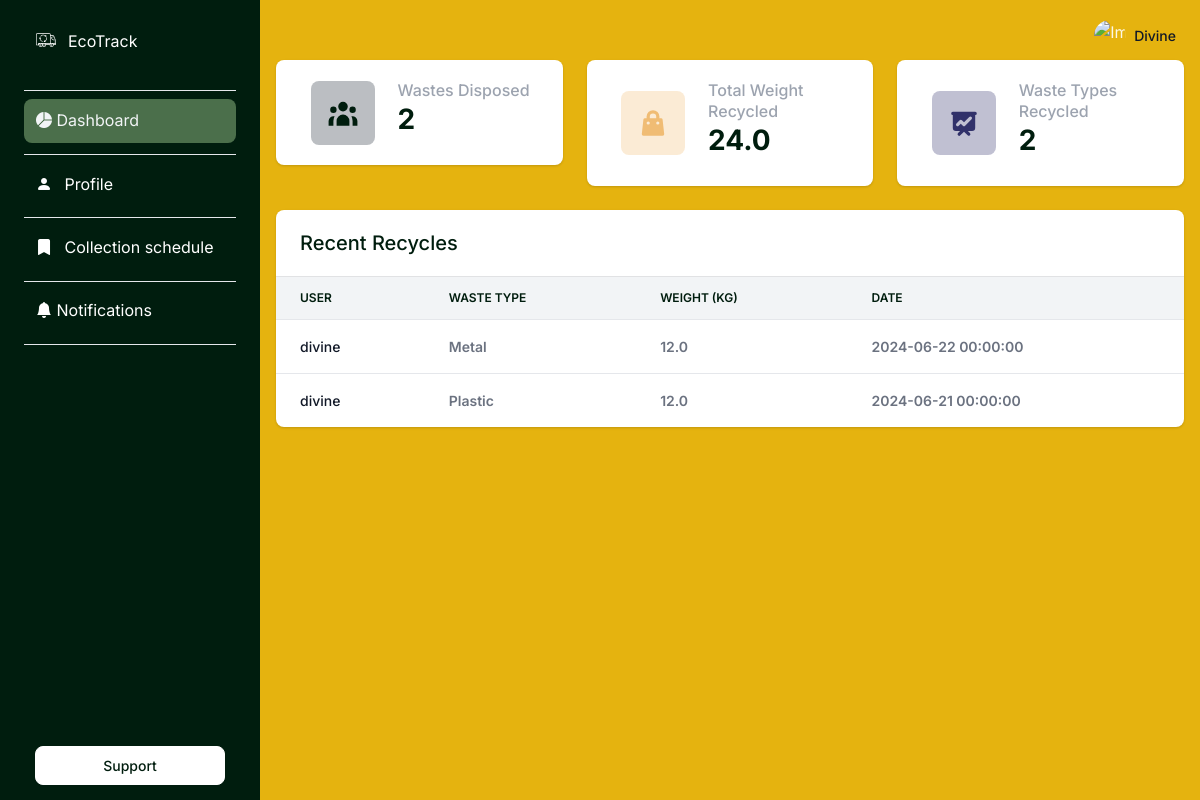
Page /dashboard (signed in) on the earlier database version.
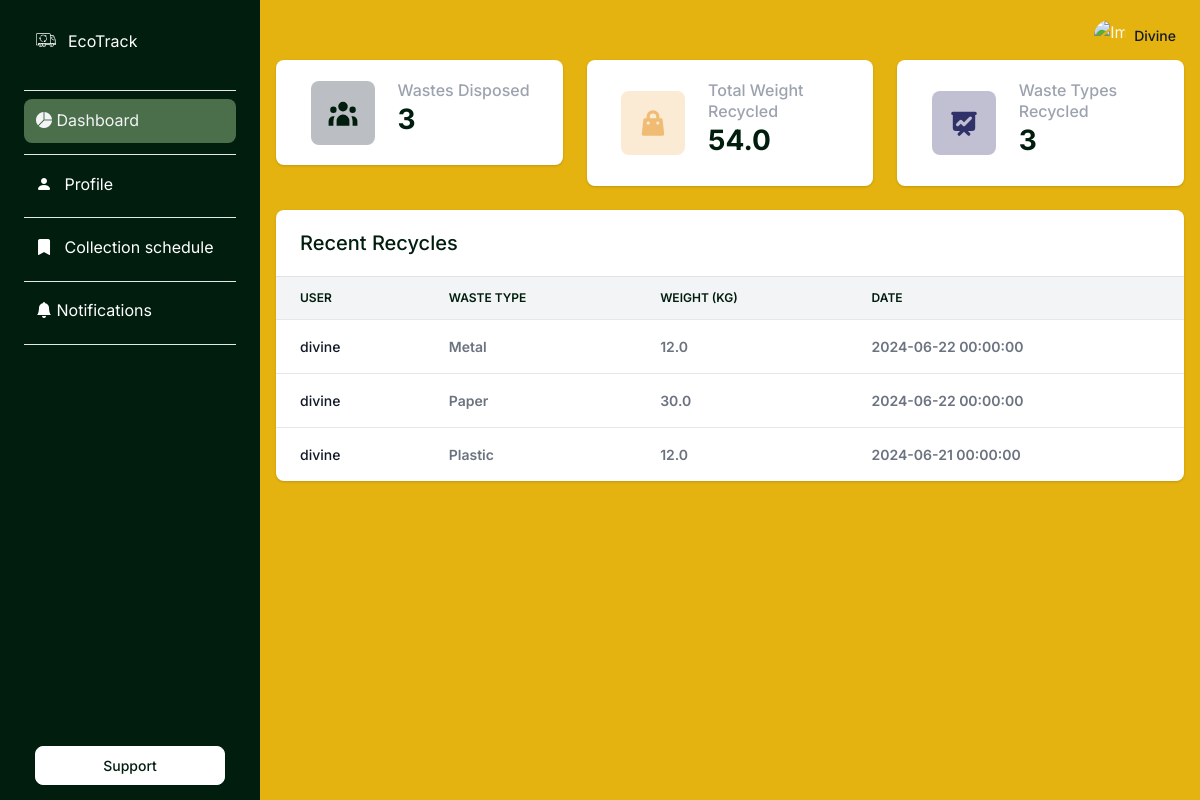
Same page on the later database version.
### apps/recycling_tracker/models.py (models this page shows)
class RecyclingTracker(db.Model):
    __tablename__ = 'recycling_trackers'
    id = db.Column(db.Integer, primary_key=True)
    user_id = db.Column(db.Integer, db.ForeignKey('Users.id'), nullable=False)
    service_id = db.Column(
        db.Integer, db.ForeignKey('Users.id'), nullable=False)
    waste_type_id = db.Column(db.Integer, db.ForeignKey('waste_types.id'), nullable=False)
    date_collected = db.Column(db.DateTime, nullable=False)
    weight = db.Column(db.Float, nullable=False)
    user = db.relationship('Users', foreign_keys=[user_id])
    service = db.relationship('Users', foreign_keys=[service_id])
    waste_type = db.relationship('WasteType')

### apps/authentication/models.py (models this page shows, shortened)
class Users(db.Model, UserMixin):
    __tablename__ = 'Users'
    id = db.Column(db.Integer, primary_key=True)
    username = db.Column(db.String(64), unique=True)
    email = db.Column(db.String(64), unique=True)
    password = db.Column(db.LargeBinary)
    firstname = db.Column(db.String(64), nullable=True)
    lastname = db.Column(db.String(64), nullable=True)
    phone = db.Column(db.String(20), nullable=True)
    address = db.Column(db.String(128), nullable=True)
    city = db.Column(db.String(64), nullable=True)
    state = db.Column(db.String(32), nullable=True)
    zip_code = db.Column(db.String(10), nullable=True)
    role = db.Column(Enum(RoleEnum), nullable=False, default=RoleEnum.user)
    def __str__(self):
        return str(self.username)

### apps/waste_management/models.py (models this page shows, shortened)
class WasteType(db.Model):
    __tablename__ = 'waste_types'
    id = db.Column(db.Integer, primary_key=True)
    name = db.Column(db.String(64), unique=True, nullable=False)
    description = db.Column(db.String(256), nullable=True)
    def __str__(self):
        return self.name

### apps/dashboard/routes.py (the view, shortened to what this page needs)
@blueprint.route('/dashboard', methods=['GET', 'POST'])
@login_required
def dashboard():
    context = {}
    segment = get_segment(request)
    if current_user.role.value == 'user':
        template = 'dashboard/user_dashboard.html'
        results = RecyclingTracker.query.filter_by(
            user_id=current_user.id
        ).all()
        total_weight = sum([tracker.weight for tracker in results])
        context = {
            'waste_disposed_count': RecyclingTracker.query.filter_by(user_id=current_user.id).count(),
            'total_waste_recycled': total_weight,
            'waste_types': RecyclingTracker.query.filter_by(user_id=current_user.id).distinct(RecyclingTracker.waste_type).count(),
            'my_recent_recycles': RecyclingTracker.query.filter_by(user_id=current_user.id).order_by(RecyclingTracker.date_collected.desc()).limit(5).all()
        }
    else:
        flash('Role not recognized!', 'danger')
        return redirect(url_for('authentication_blueprint.login'))
    print(context)
    return render_template(template, segment=segment, context=context)

### apps/__init__.py (called while the page is built)
def configure_database(app):
    @app.before_first_request
    def initialize_database():
        try:
            db.create_all()
        except Exception as e:
            print('> Error: DBMS Exception: ' + str(e))
            basedir = os.path.abspath(os.path.dirname(__file__))
            app.config['SQLALCHEMY_DATABASE_URI'] = 'sqlite:///' + \
                os.path.join(basedir, 'db.sqlite3')
            print('> Fallback to SQLite ')
            db.create_all()
    @app.teardown_request
    def shutdown_session(exception=None):
        db.session.remove()

### apps/authentication/models.py (called while the page is built)
@login_manager.user_loader
def user_loader(id):
    return Users.query.filter_by(id=id).first()

### apps/dashboard/routes.py (called while the page is built)
def get_segment(request):
    try:
        segment = request.path.split('/')[-1]
        if segment == '':
            segment = 'index'
        return segment
    except:
        return None

### apps/templates/dashboard/user_dashboard.html (shortened to what this page needs)
{% extends "layouts/base.html" %}
{% block content %}
<div class="row">
  <div class="col-12 col-sm-6 col-xl-4 mb-4">
    <div class="card border-0 shadow">
      <div class="card-body">
        <div class="row d-block d-xl-flex align-items-center">
          <div
            class="col-12 col-xl-5 text-xl-center mb-3 mb-xl-0 d-flex align-items-center justify-content-xl-center"
          >
            <div class="icon-shape icon-shape-primary rounded me-4 me-sm-0">
            </div>
          </div>
          <div class="col-12 col-xl-7 px-xl-0">
            <div class="d-none d-sm-block">
              <h2 class="h6 text-gray-400 mb-0">Wastes Disposed</h2>
              <h3 class="fw-extrabold mb-2">{{ context.waste_disposed_count }}</h3>
            </div>
          </div>
        </div>
      </div>
    </div>
  </div>
  <div class="col-12 col-sm-6 col-xl-4 mb-4">
    <div class="card border-0 shadow">
      <div class="card-body">
        <div class="row d-block d-xl-flex align-items-center">
          <div
            class="col-12 col-xl-5 text-xl-center mb-3 mb-xl-0 d-flex align-items-center justify-content-xl-center"
          >
            <div class="icon-shape icon-shape-secondary rounded me-4 me-sm-0">
            </div>
          </div>
          <div class="col-12 col-xl-7 px-xl-0">
            <div class="d-none d-sm-block">
              <h2 class="h6 text-gray-400 mb-0">Total Weight Recycled</h2>
              <h3 class="fw-extrabold mb-2">{{ context.total_waste_recycled }}</h3>
            </div>
          </div>
        </div>
      </div>
    </div>
  </div>
  <div class="col-12 col-sm-6 col-xl-4 mb-4">
    <div class="card border-0 shadow">
      <div class="card-body">
        <div class="row d-block d-xl-flex align-items-center">
          <div
            class="col-12 col-xl-5 text-xl-center mb-3 mb-xl-0 d-flex align-items-center justify-content-xl-center"
          >
            <div class="icon-shape icon-shape-tertiary rounded me-4 me-sm-0">
            </div>
          </div>
          <div class="col-12 col-xl-7 px-xl-0">
            <div class="d-none d-sm-block">
              <h2 class="h6 text-gray-400 mb-0">Waste Types Recycled</h2>
              <h3 class="fw-extrabold mb-2">{{ context.waste_types }}</h3>
            </div>
          </div>
        </div>
      </div>
    </div>
  </div>
</div>
<div class="row">
  <div class="col-12">
    <div class="row">
      <div class="col-12 mb-4">
        <div class="card border-0 shadow">
          <div class="card-header">
            <div class="row align-items-center">
              <div class="col">
                <h2 class="fs-5 fw-bold mb-0">Recent Recycles</h2>
              </div>
            </div>
          </div>
          <div class="table-responsive">
            <table class="table align-items-center table-flush">
              <thead class="thead-light">
                <tr>
                  <th class="border-bottom" scope="col">User</th>
                  <th class="border-bottom" scope="col">Waste Type</th>
                  <th class="border-bottom" scope="col">Weight (KG)</th>
                  <th class="border-bottom" scope="col">Date</th>
                </tr>
              </thead>
              <tbody>
                {% for recycle in context.my_recent_recycles %}
                <tr>
                   <th class="text-gray-900" scope="row">{{ recycle.user }}</th>
                  <td class="fw-bolder text-gray-500">{{ recycle.waste_type }}</td>
                  <td class="fw-bolder text-gray-500">{{ recycle.weight }}</td>
                  <td class="fw-bolder text-gray-500">{{ recycle.date_collected }}</td>
                </tr>
                {% endfor %}
              </tbody>
            </table>
          </div>
        </div>
      </div>
    </div>
  </div>
</div>
{% endblock content %}

Differences in the rows shown:
added RecyclingTracker: user "divine", waste_type "Paper", weight "30.0", date_collected "2024-06-22 00:00:00"
Other differences:
{{ context.waste_disposed_count }}: "2" → "3"
{{ context.total_waste_recycled }}: "24.0" → "54.0"
{{ context.waste_types }}: "2" → "3"
